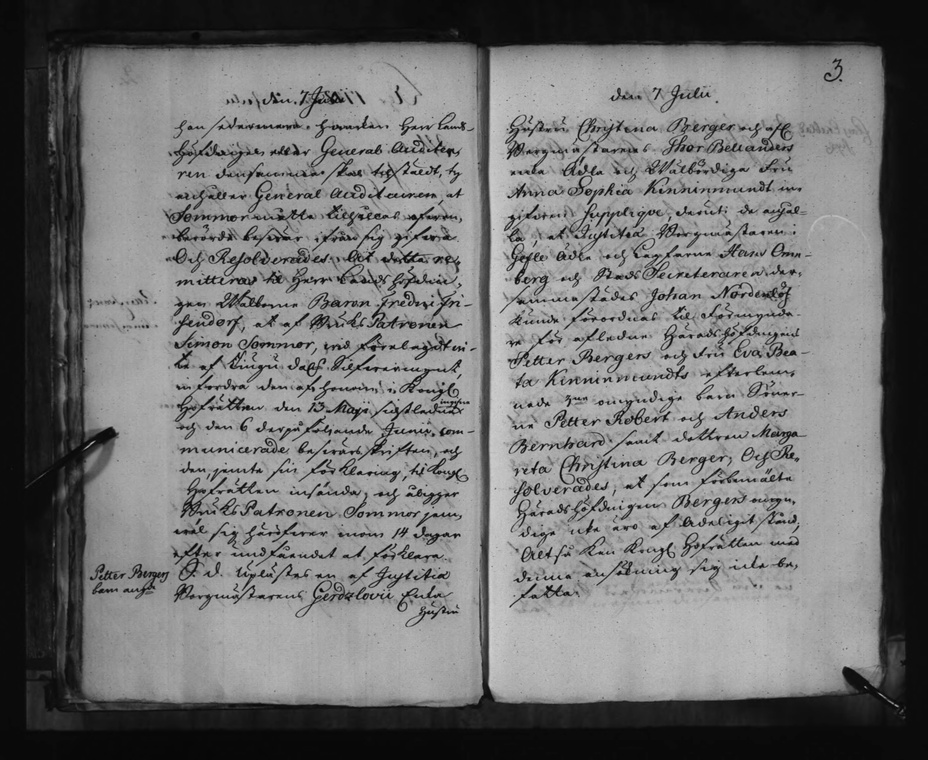
#> input picture data/A0068699/A0068699_00021.jpg, 928 x 760 px, shrunk from 6312 x 5168 before the run; its folder holds only this picture in this run
$ python -i image.py   (imports and definitions only)
#> lines starting #> are read from the running program, lines starting #| are printed output that depends on the picture; after the words box and inside, x2 and y2 are one past the last pixel; in counts of white or black regions, pixels touching at a corner belong together
### src/htrflow_core/__init__.py
from collections import Counter
from importlib.metadata import PackageNotFoundError, metadata
from typing import Counter, Dict, List, Optional

import htrflow_core


def _package_metadata_as_dict(package_name: str, exclude_keys: Optional[List[str]] = None) -> Dict:
    """Get package metadata and return it as a dict, excluding specified keys."""
#> further down, picture is the input picture: shape (760, 928, 3); min 0, max 208, mean 113.5
    if exclude_keys is None:
        exclude_keys = []

    try:
        meta_data = metadata(package_name)

    except PackageNotFoundError:
        return {"Version": "unknown", "Author": "unknown", "Summary": "unknown", "Name": package_name}

    filtered_metadata = {}
    keys_counter: Counter[str] = Counter(meta_data.keys())

    for key in keys_counter:
        if key in exclude_keys:
            continue

        values = meta_data.get_all(key) if keys_counter[key] > 1 else meta_data[key]

        if key == "Project-URL" and keys_counter[key] > 1:
            filtered_metadata[key] = {k.strip(): v.strip() for k, v in (entry.split(", ", 1) for entry in values)}
        else:
            filtered_metadata[key] = values

    return filtered_metadata


meta = _package_metadata_as_dict(
    htrflow_core.__package__, exclude_keys=["Classifier", "Description", "Description-Content-Type"]
)

### src/htrflow_core/image.py
"""
Module containing utilities related to images and geometries
"""
from __future__ import annotations

from typing import TYPE_CHECKING, Iterable, List, Optional, Sequence, Tuple

import cv2
import matplotlib.patches as patches
import matplotlib.pyplot as plt
import numpy as np

from htrflow_core.types.colors import Color, Colors
from htrflow_core.types.geometry import Bbox, Mask, Point, Polygon


if TYPE_CHECKING:
    from htrflow_core.results import Segment


# TODO is image thesame as Mask? Can we have an alias for that?


# [153 lines left out: functions crop, mask, draw_bboxes, draw_masks, draw_polygons, draw_label, not called in this run]


def draw_reading_order():
    pass


# [27 lines left out: function mask2polygon, not called in this run]


def masks2polygons(masks: Iterable[Mask], epsilon=0.01) -> Iterable[Polygon]:
    """Convert masks to polygons"""
    return [mask2polygon(mask, epsilon) for mask in masks]


# [10 lines left out: functions bbox2polygon, mask2bbox, not called in this run]


def binarize(image: np.ndarray) -> np.ndarray:
    """Binarize image"""
    # Moved from binarize.py
    # TODO: Double check color space conversions (other functions in this module operate on BGR)
    img_ori = cv2.cvtColor(image.astype("uint8"), cv2.COLOR_RGB2BGR)
    img_gray = cv2.cvtColor(img_ori, cv2.COLOR_BGR2GRAY)
    dst = cv2.fastNlMeansDenoising(img_gray, h=31, templateWindowSize=7, searchWindowSize=21)
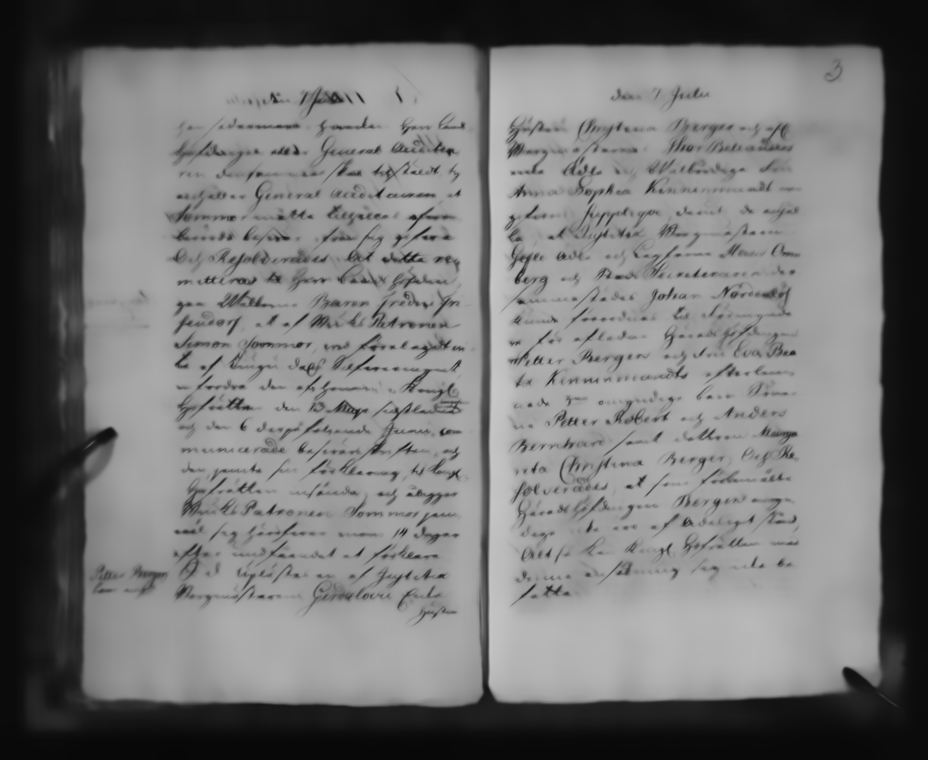
#> dst: shape (760, 928); min 7, max 198, mean 116.1
    img_blur = cv2.medianBlur(dst, 3).astype("uint8")
    threshold = cv2.adaptiveThreshold(img_blur, 255, cv2.ADAPTIVE_THRESH_GAUSSIAN_C, cv2.THRESH_BINARY, 11, 2)
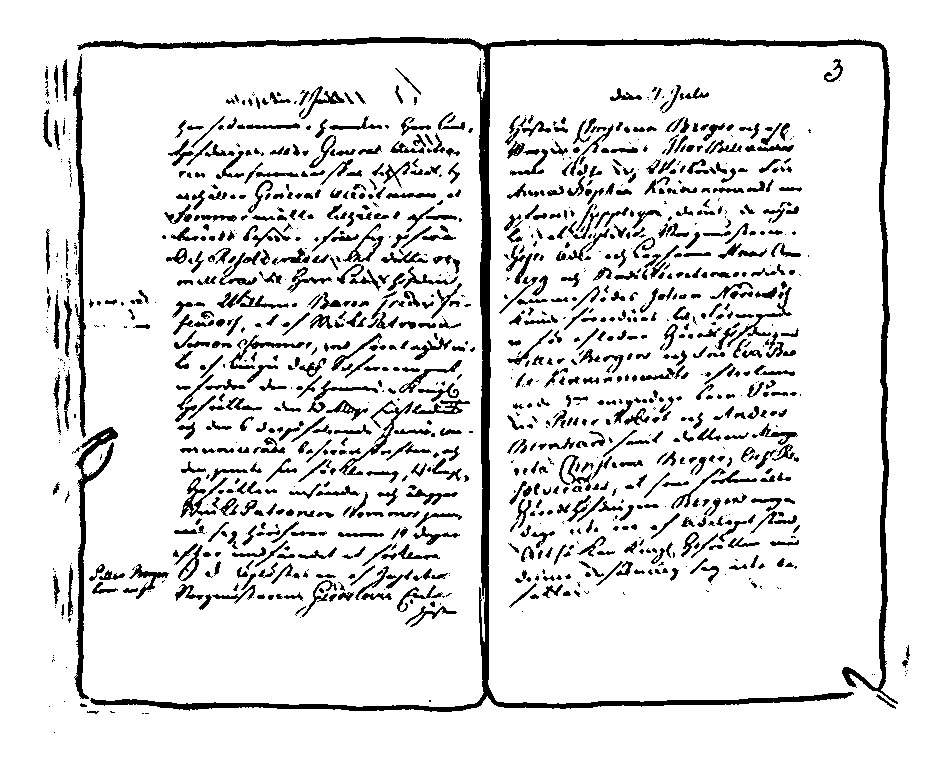
#> threshold: shape (760, 928); 88.4% white; 1193 black regions (364 under 20 px), largest, box (x1, y1, x2, y2) and area: (77, 37, 898, 712) 17323, (74, 427, 118, 699) 1971, (73, 54, 86, 438) 1921
    img_binarized = cv2.cvtColor(threshold, cv2.COLOR_BGR2RGB)
    return img_binarized


def read(source: str) -> np.ndarray:
    return cv2.imread(source)


def write(dest: str, image: np.ndarray) -> None:
    cv2.imwrite(dest, image)


# [72 lines that did not run here, left out]


def mask_to_rgba(mask: Mask, point: Point, image_shape: Tuple[int, int], maskcolor: Color, alpha: float) -> np.ndarray:
    """
    Creates an RGBA overlay from a binary mask with specified color and alpha.

    Args:
        mask: Binary mask array.
        point: Top-left coordinate (x1, y1) for mask positioning.
        image_shape: Shape (height, width) of the background image.
        maskcolor: Color for the mask overlay.
        alpha: Transparency factor (0 is transparent, 1 is opaque).

    Returns:
        An RGBA image for overlaying on the background image.
    """
    x1, y1 = point
    rgba_mask = np.zeros((image_shape[0], image_shape[1], 4), dtype=np.uint8)

    nonzero_y, nonzero_x = np.nonzero(mask)
    adjusted_nonzero_x = nonzero_x + x1
    adjusted_nonzero_y = nonzero_y + y1
    rgba_mask[adjusted_nonzero_y, adjusted_nonzero_x] = [*maskcolor, int(255 * alpha)]

    return rgba_mask


def bgr_to_rgb(bgr_color: Color) -> Color:
    """Convert a color from BGR to RGB."""
    return tuple(reversed(bgr_color))

>>> import cv2
>>> picture = cv2.cvtColor(cv2.imread('../../data/A0068699/A0068699_00021.jpg'), cv2.COLOR_BGR2RGB)
>>> result = binarize(picture)

$ run again, on data/A0068699/A0068699_00022.jpg
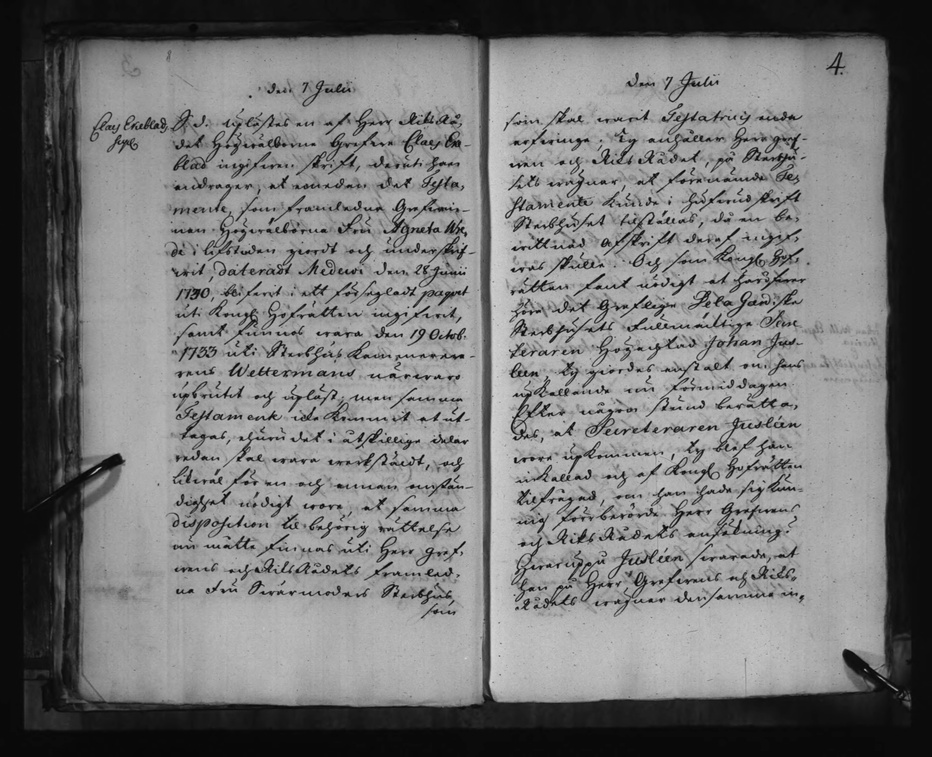
#> input picture data/A0068699/A0068699_00022.jpg, 932 x 757 px, shrunk from 6280 x 5104 before the run
#> picture is the input picture: shape (757, 932, 3); min 2, max 215, mean 118.2
#> in binarize, `dst = cv2.fastNlMeansDenoising(img_gray, h=31, templateWindowSize=7, s..`:
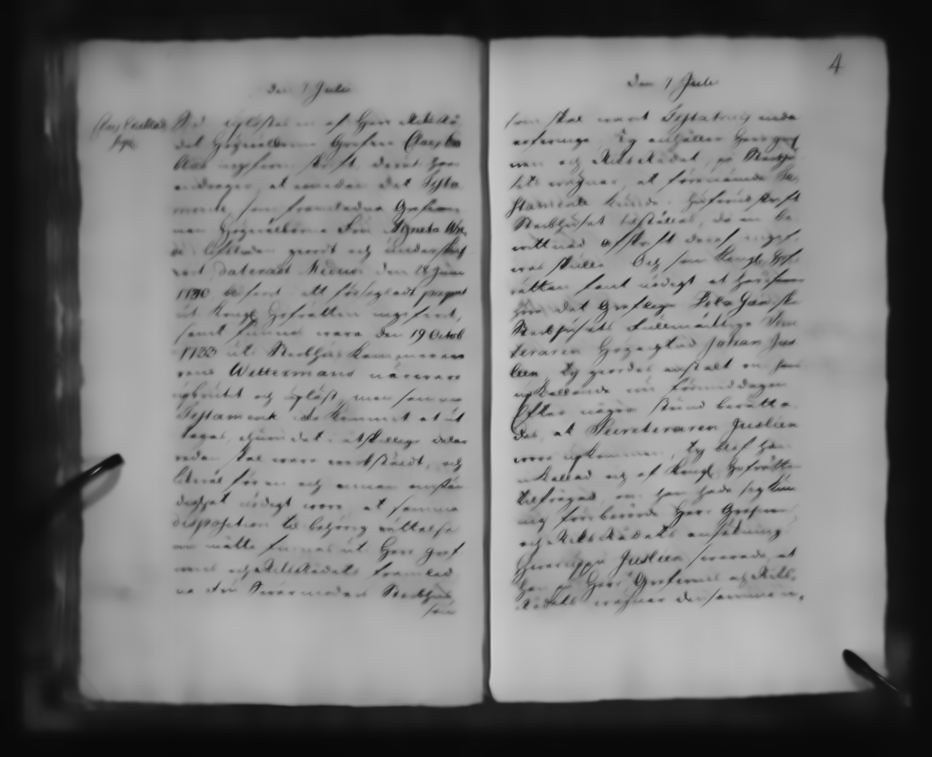
#> dst: shape (757, 932); min 7, max 206, mean 120.8
#> in binarize, `threshold = cv2.adaptiveThreshold(img_blur, 255, cv2.ADAPTIVE_THRESH_G..`:
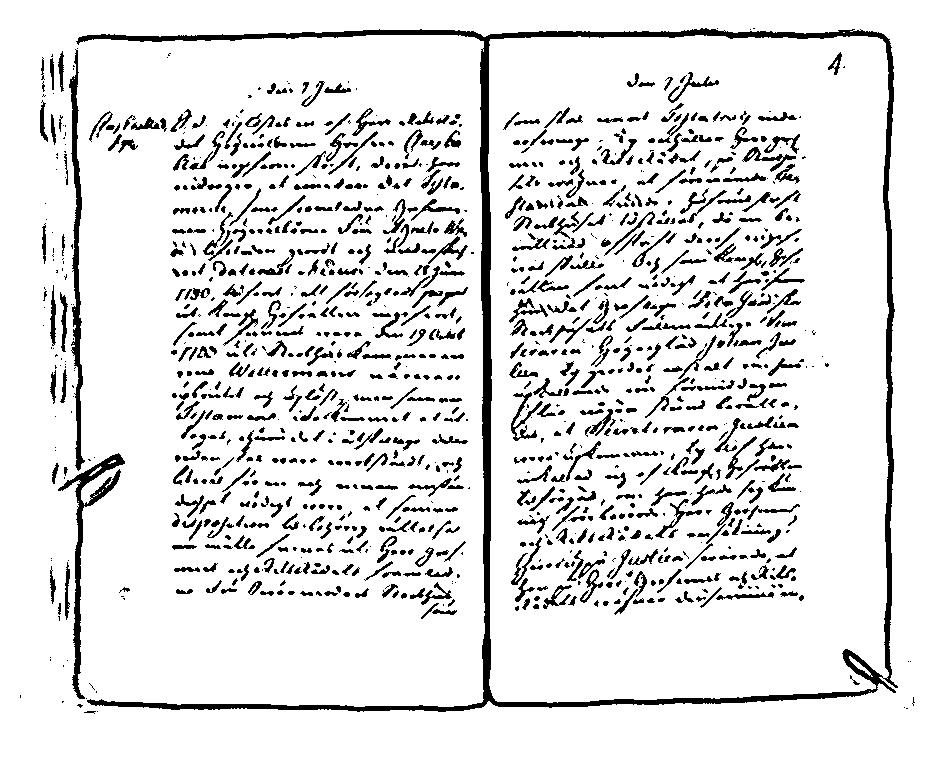
#> threshold: shape (757, 932); 88.6% white; 1268 black regions (369 under 20 px), largest, box (x1, y1, x2, y2) and area: (76, 28, 898, 712) 17388, (69, 49, 85, 471) 2228, (58, 453, 125, 699) 2141

$ run again, on data/A0068699/A0068699_00023.jpg
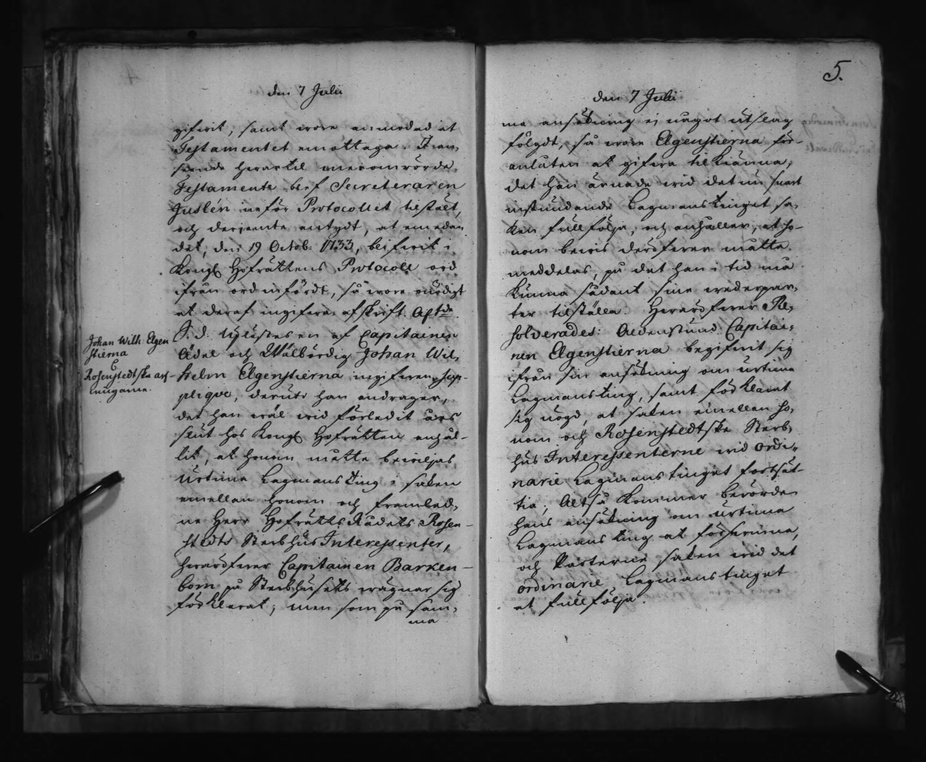
#> input picture data/A0068699/A0068699_00023.jpg, 926 x 762 px, shrunk from 6280 x 5168 before the run
#> picture is the input picture: shape (762, 926, 3); min 2, max 213, mean 116.1
#> in binarize, `dst = cv2.fastNlMeansDenoising(img_gray, h=31, templateWindowSize=7, s..`:
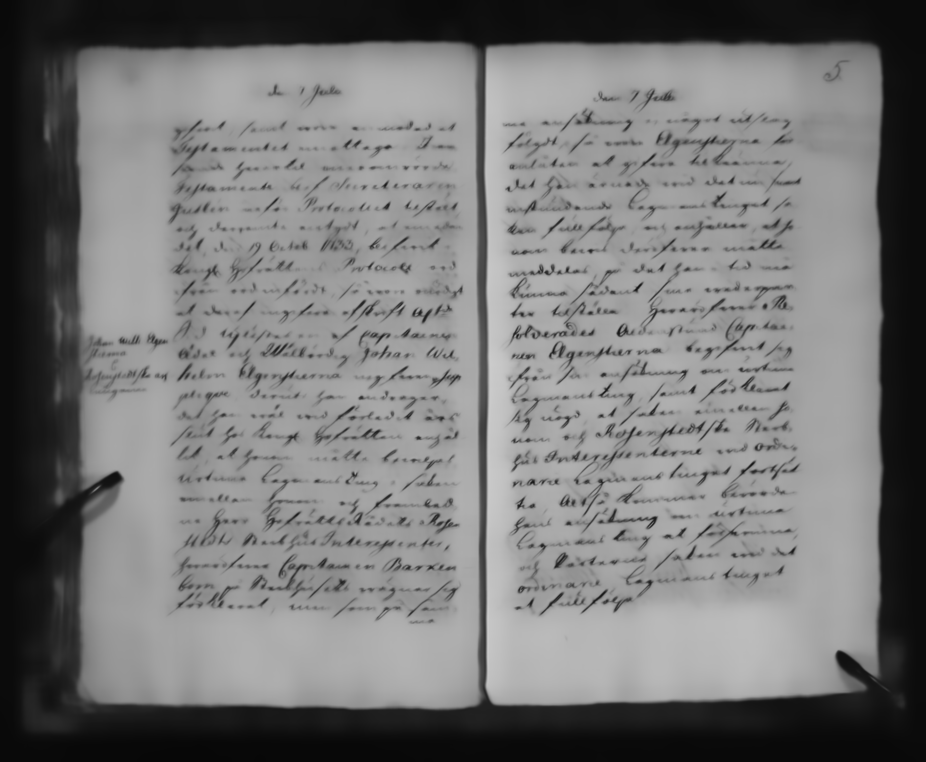
#> dst: shape (762, 926); min 7, max 203, mean 118.7
#> in binarize, `threshold = cv2.adaptiveThreshold(img_blur, 255, cv2.ADAPTIVE_THRESH_G..`:
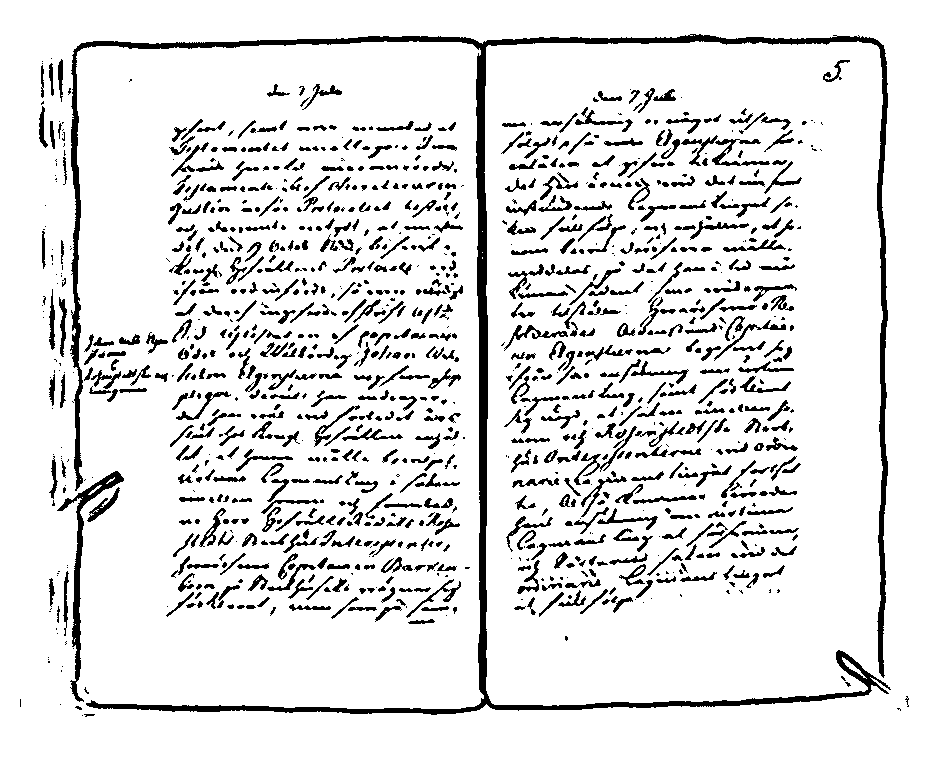
#> threshold: shape (762, 926); 88.6% white; 1164 black regions (354 under 20 px), largest, box (x1, y1, x2, y2) and area: (70, 34, 891, 715) 19948, (57, 471, 124, 702) 1736, (712, 139, 770, 166) 431
